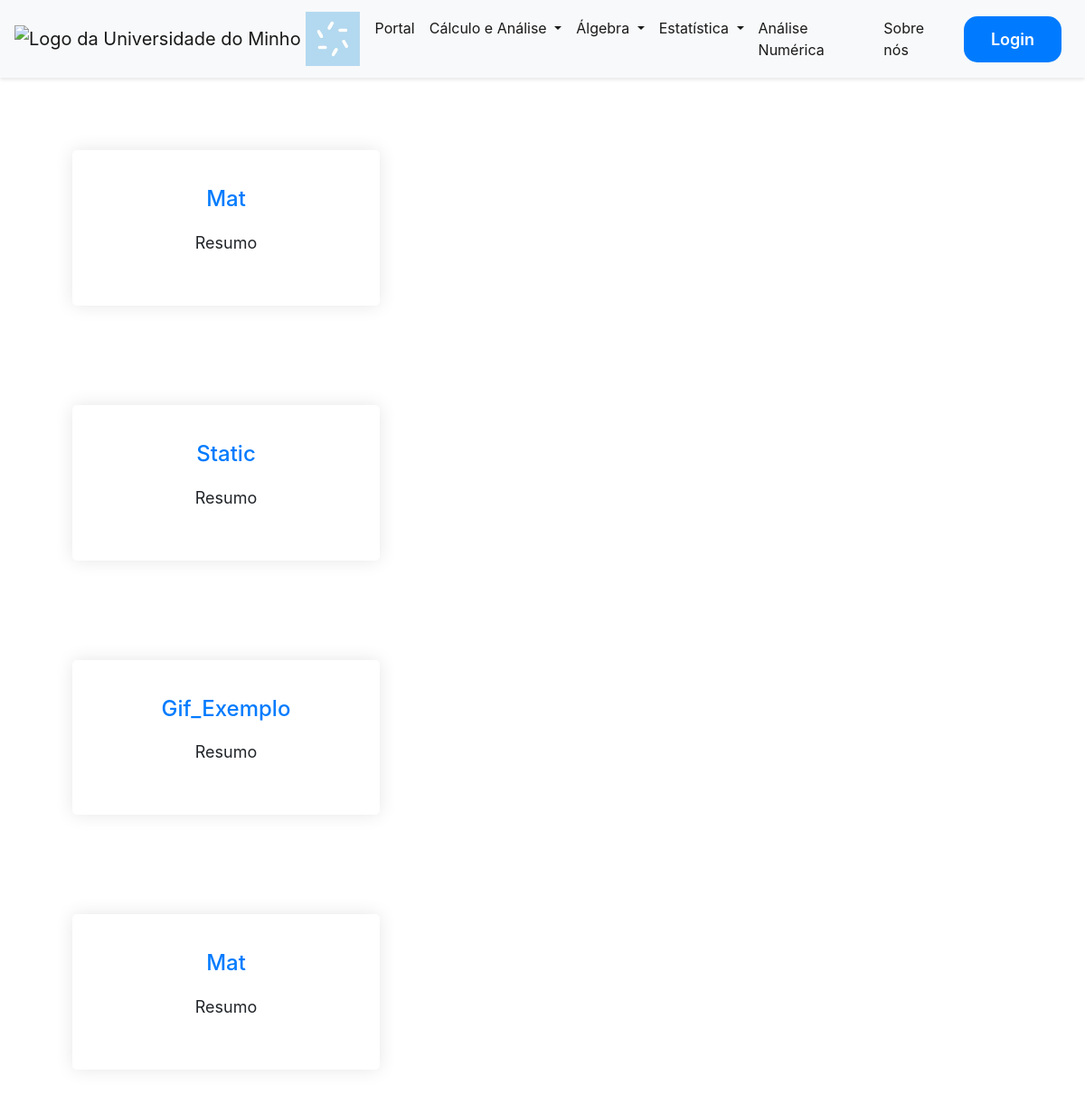
Before: /menu with the older database file.
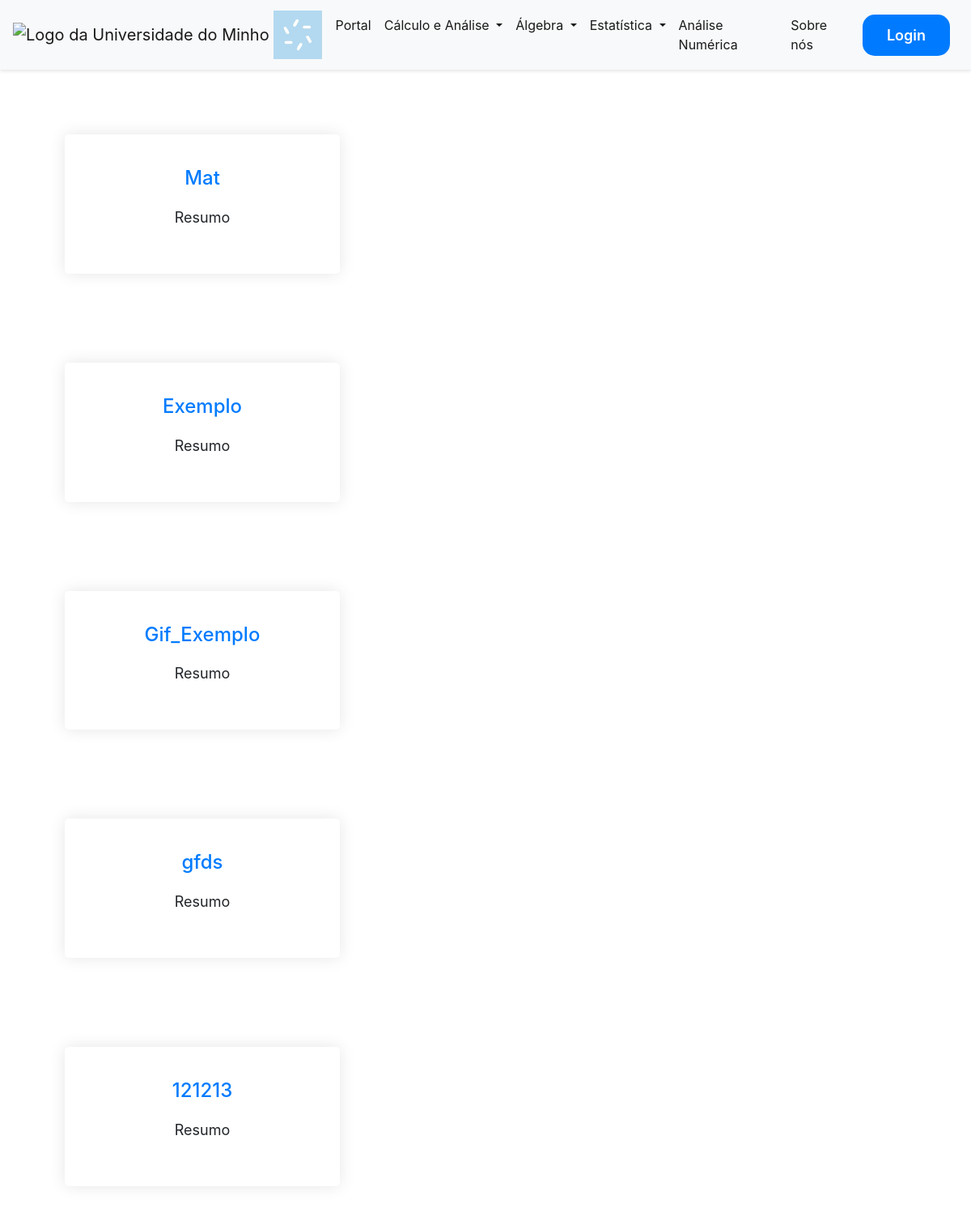
After: the same page with the newer database file.
### tables this page shows
CREATE TABLE posts
             (id INTEGER PRIMARY KEY AUTOINCREMENT,
              title TEXT,
              content TEXT,
              file_url TEXT,
              created_at TIMESTAMP DEFAULT CURRENT_TIMESTAMP);

### main.py (the view)
@app.route("/menu")
def menu():
    conn = sqlite3.connect("database.db")
    c = conn.cursor()
    c.execute("SELECT * FROM posts")
    posts = c.fetchall()
    conn.close()
    return render_template("menu.html",can_edit=False, posts=posts)

### templates/menu.html (shortened to what this page needs)
{% extends "base.html" %}
{% block content %}
<html>
<head>
</head>
<body>
  <ul>
    {% for post in posts %}
    <div class="features-section">
      <div class="container">
        <div class="col-lg-4 col-md-6">
          <div class="feature-box">
            <h3><a href="/post/{{ post[0] }}">{{ post[1] }}</a></h3>
            <p>Resumo</p>
          </div>
        </div>
      </div>
      {% endfor %}
  </ul>
</body>
</html>
{% endblock %}

Changed rows visible on the page:
removed posts: title "Static"
removed posts: title "Mat"
added posts: title "Exemplo"
added posts: title "gfds"
added posts: title "121213"
